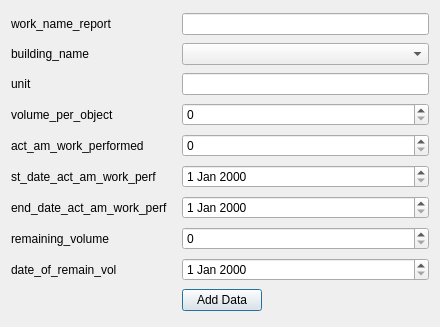
<?xml version="1.0" encoding="UTF-8"?>
<ui version="4.0">
 <class>DialogAddToReport_on_compl_works</class>
 <widget class="QDialog" name="DialogAddToReport_on_compl_works">
  <property name="geometry">
   <rect>
    <x>0</x>
    <y>0</y>
    <width>440</width>
    <height>327</height>
   </rect>
  </property>
  <property name="windowTitle">
   <string>DialogAddToReport_on_compl_works</string>
  </property>
  <layout class="QGridLayout" name="gridLayout">
   <item row="0" column="0">
    <widget class="QLabel" name="lwork_name_report">
     <property name="text">
      <string>work_name_report</string>
     </property>
    </widget>
   </item>
   <item row="1" column="0">
    <widget class="QLabel" name="lbuilding_name">
     <property name="text">
      <string>building_name</string>
     </property>
    </widget>
   </item>
   <item row="2" column="0">
    <widget class="QLabel" name="lunit">
     <property name="text">
      <string>unit</string>
     </property>
    </widget>
   </item>
   <item row="3" column="0">
    <widget class="QLabel" name="lvolume_per_object">
     <property name="text">
      <string>volume_per_object</string>
     </property>
    </widget>
   </item>
   <item row="4" column="0">
    <widget class="QLabel" name="lact_am_work_performed">
     <property name="text">
      <string>act_am_work_performed</string>
     </property>
    </widget>
   </item>
   <item row="5" column="0">
    <widget class="QLabel" name="lst_date_act_am_work_perf">
     <property name="text">
      <string>st_date_act_am_work_perf</string>
     </property>
    </widget>
   </item>
   <item row="6" column="0">
    <widget class="QLabel" name="lend_date_act_am_work_perf">
     <property name="text">
      <string>end_date_act_am_work_perf</string>
     </property>
    </widget>
   </item>
   <item row="7" column="0">
    <widget class="QLabel" name="lremaining_volume">
     <property name="text">
      <string>remaining_volume</string>
     </property>
    </widget>
   </item>
   <item row="8" column="0">
    <widget class="QLabel" name="ldate_of_remain_vol">
     <property name="text">
      <string>date_of_remain_vol</string>
     </property>
    </widget>
   </item>
   <item row="9" column="0">
    <spacer name="horizontalSpacer">
     <property name="orientation">
      <enum>Qt::Horizontal</enum>
     </property>
     <property name="sizeHint" stdset="0">
      <size>
       <width>165</width>
       <height>20</height>
      </size>
     </property>
    </spacer>
   </item>
   <item row="9" column="1">
    <widget class="QPushButton" name="pushButtonADDData">
     <property name="text">
      <string>Add Data</string>
     </property>
    </widget>
   </item>
   <item row="9" column="2">
    <spacer name="horizontalSpacer_2">
     <property name="orientation">
      <enum>Qt::Horizontal</enum>
     </property>
     <property name="sizeHint" stdset="0">
      <size>
       <width>140</width>
       <height>20</height>
      </size>
     </property>
    </spacer>
   </item>
   <item row="8" column="1" colspan="2">
    <widget class="QDateEdit" name="date_date_of_remain_vol"/>
   </item>
   <item row="7" column="1" colspan="2">
    <widget class="QSpinBox" name="sBremaining_volume"/>
   </item>
   <item row="6" column="1" colspan="2">
    <widget class="QDateEdit" name="date_end_date_act_am_work_perf"/>
   </item>
   <item row="5" column="1" colspan="2">
    <widget class="QDateEdit" name="date_st_date_act_am_work_perf"/>
   </item>
   <item row="4" column="1" colspan="2">
    <widget class="QSpinBox" name="sBact_am_work_performed"/>
   </item>
   <item row="3" column="1" colspan="2">
    <widget class="QSpinBox" name="sBvolume_per_object"/>
   </item>
   <item row="2" column="1" colspan="2">
    <widget class="QLineEdit" name="lineunit"/>
   </item>
   <item row="1" column="1" colspan="2">
    <widget class="QComboBox" name="cBbuilding_name"/>
   </item>
   <item row="0" column="1" colspan="2">
    <widget class="QLineEdit" name="linework_name_report"/>
   </item>
  </layout>
 </widget>
 <resources/>
 <connections/>
</ui>
